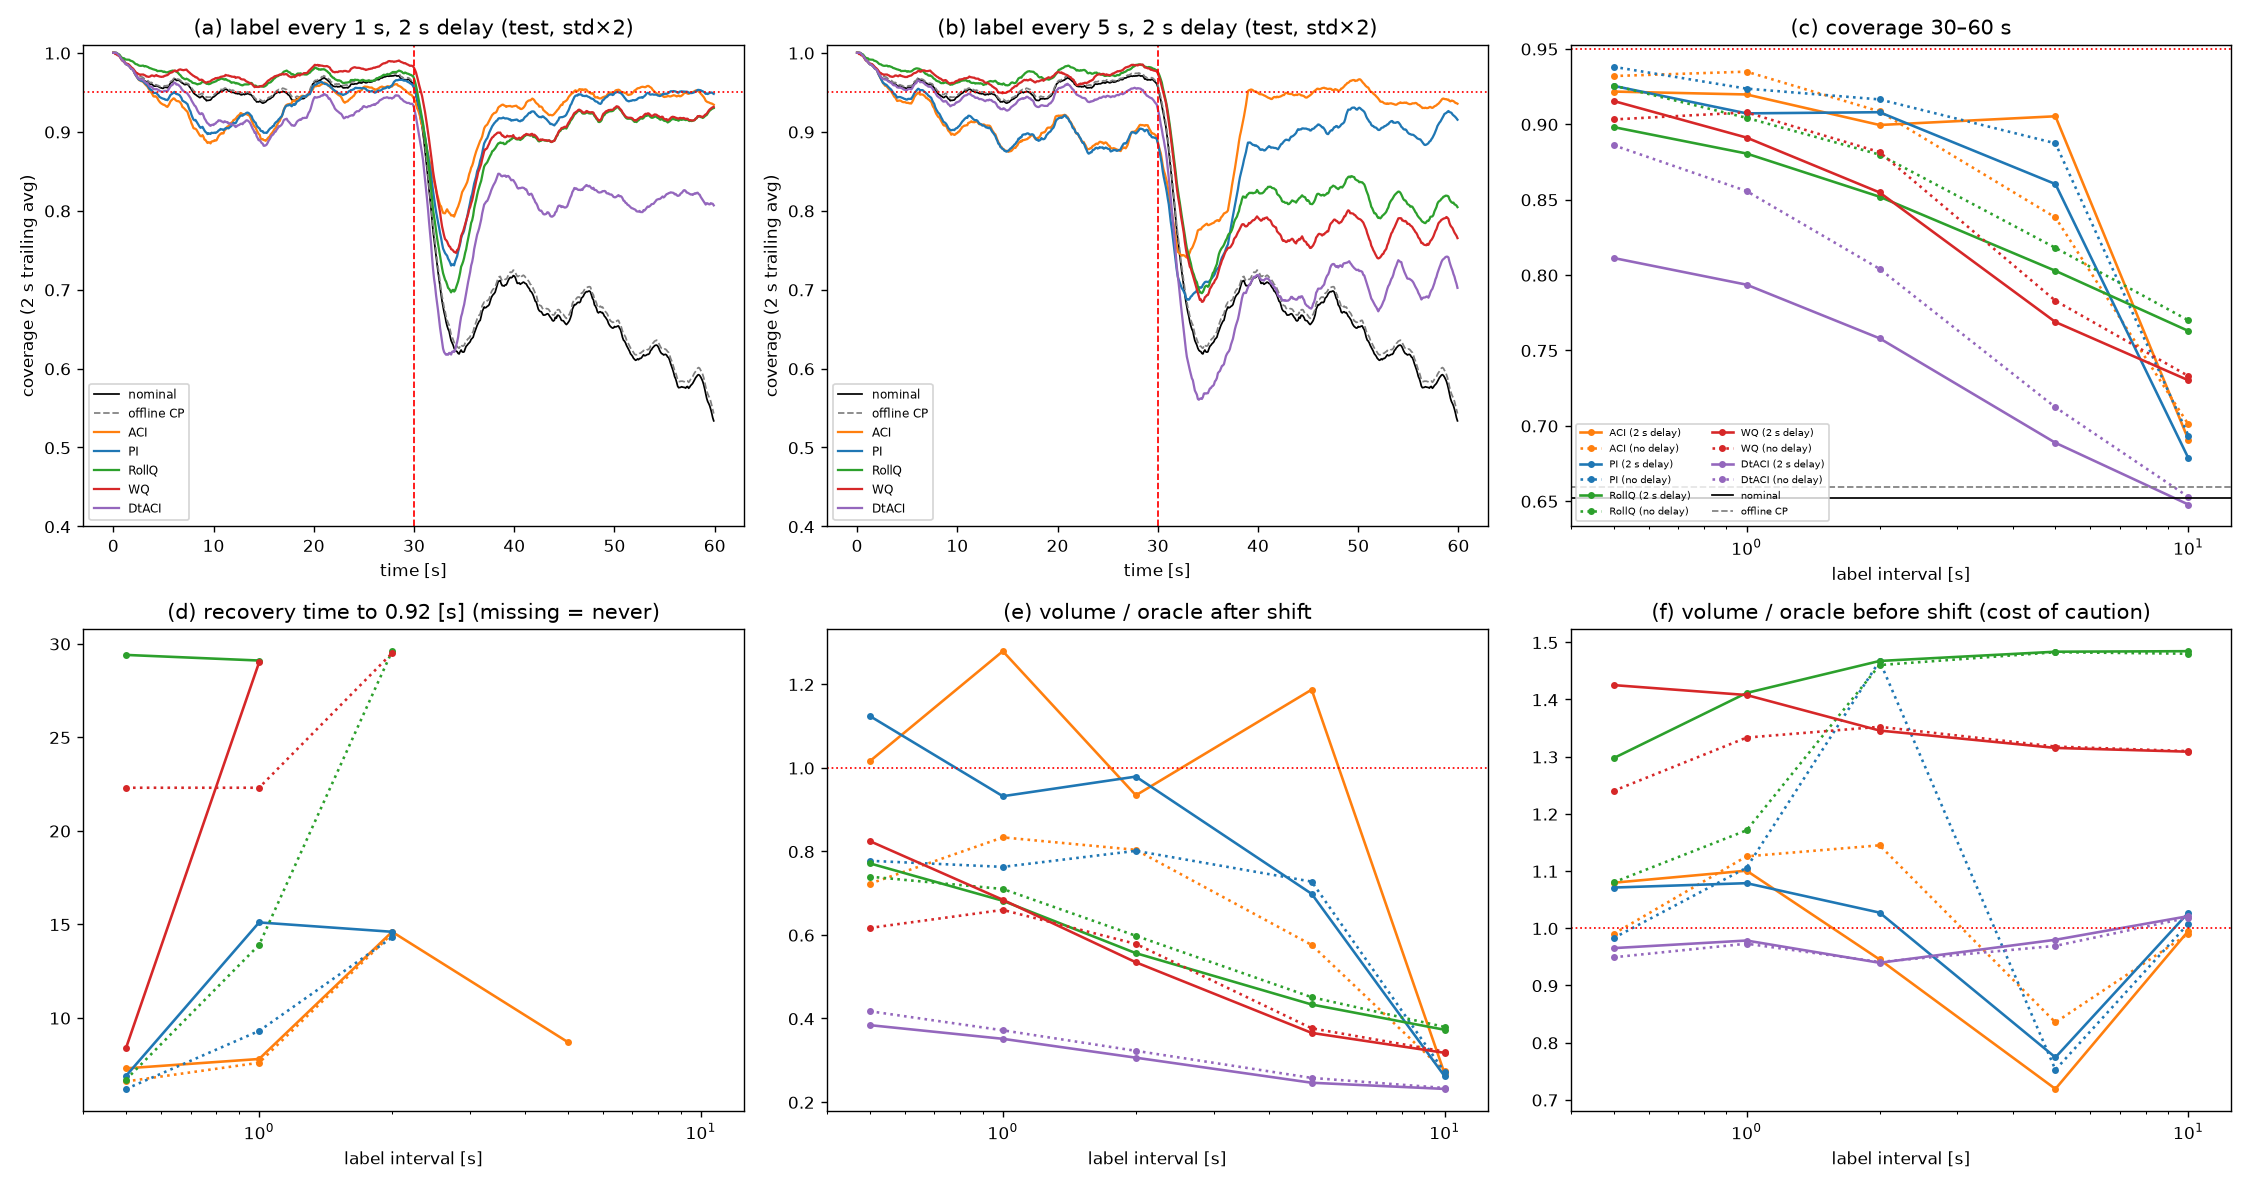

Reproduce this figure in Python.
"""Experiment 6 (method v2): calibrators that learn from score magnitudes, with sparse labels.

Exp 5 showed that plain ACI never recovers coverage when true poses arrive
every 1 s or less often: each label carries one bit (miss / no miss). Here we
compare calibrators that also use the size of the labelled scores.

Calibrators (all report tau_t; region = {x : NEES <= tau_t}):
  ACI        quantile tracking on log tau (Gibbs & Candes 2021). Bit only.
  PI         PI-style controller in the spirit of conformal PID (Angelopoulos,
             Candes & Tibshirani 2023): proportional quantile tracking with a
             scale-adaptive step lr * B_t (B_t = max of the last 20 labelled
             scores) plus a saturating integrator K_I * B_t * tanh(S_t / 5),
             S_t = sum of (miss - alpha). Uses magnitudes through B_t.
             This is our variant, not their exact code.
  RollQ      split-conformal quantile of the last K labelled scores
             (rank ceil((K+1)(1-alpha)); window warm-started with K scores
             drawn from nominal calibration runs).
  WQ         non-exchangeable weighted conformal quantile (Barber et al. 2023)
             over all labelled scores with weights 2^(-age/h) and the usual
             test-point mass at +inf; same warm start.
  DtACI      Gibbs & Candes (JMLR 2024): ACI experts with step sizes
             {0.01..0.8} on log tau, combined by exponential weights on the
             pinball loss, with the paper's default eta_w and sigma.
  nominal    tau = chi2_3(0.95);  offline CP: 95% quantile of nominal runs.

Protocol (avoids tuning on the test set):
  * tune every method's hyperparameters on a VALIDATION scenario: shift std x1.5,
    200 runs with disjoint seeds, objective = mean |coverage_t - 0.95|
    (chosen separately for each label interval L and delay D);
  * evaluate the chosen configuration on the TEST scenario: shift std x2,
    the same 200 runs as Exp 5 (cache/05_scores.npz).
Label intervals: 0.5, 1, 2, 5, 10 s. Delays: 0 and 2 s.

Run:    uv run python 06_magnitude_calibrators.py     (~3-5 min)
Output: 06_magnitude_calibrators.png, 06_magnitude_calibrators.json
"""

import itertools
import json
import math
import os

import matplotlib.pyplot as plt
import numpy as np
from scipy.stats import chi2

from calib_core import ALPHA, SMOOTH, cached_scores, drive, metrics, smooth
from sim_core import DT, SEED, SHIFT_STEP, STATE_DIM, STEPS

LABEL_INTERVALS = [5, 10, 20, 50, 100]          # steps (x 0.1 s)
DELAYS = [0, 20]
M_VAL = 200
VAL_SEED_OFFSET = 20_000
VAL_SHIFT = 1.5
TAU0 = chi2.ppf(1 - ALPHA, STATE_DIM)
PREFILL_SEED = 7


# ------------------------------- calibrators ---------------------------------
class ACI:
    def __init__(self, M, cal_pool, eta):
        self.eta = eta
        self.log_tau = np.full(M, np.log(TAU0))

    def tau(self):
        return np.exp(self.log_tau)

    def update(self, s, tau_k):
        self.log_tau += self.eta * ((s > tau_k) - ALPHA)


def _prefill(M, cal_pool, n):
    rng = np.random.default_rng(PREFILL_SEED)
    return rng.choice(cal_pool, size=(M, n), replace=True)


class PI:
    def __init__(self, M, cal_pool, lr, ki, window=20, csat=5.0):
        self.lr, self.ki, self.csat = lr, ki, csat
        self.buf = _prefill(M, cal_pool, window)          # recent labelled scores
        self.qp = np.full(M, TAU0)
        self.S = np.zeros(M)
        self.q = self.qp.copy()

    def tau(self):
        return np.maximum(self.q, 1e-3)

    def update(self, s, tau_k):
        g = (s > tau_k) - ALPHA
        self.buf = np.concatenate([self.buf[:, 1:], s[:, None]], axis=1)
        B = self.buf.max(axis=1)
        self.qp = self.qp + self.lr * B * g
        self.S += g
        self.q = self.qp + self.ki * B * np.tanh(self.S / self.csat)


def conformal_rank(n):
    return math.ceil((n + 1) * (1 - ALPHA))


class RollQ:
    def __init__(self, M, cal_pool, K):
        self.K = K
        self.buf = _prefill(M, cal_pool, K)
        self._set()

    def _set(self):
        r = min(conformal_rank(self.K), self.K)           # r > K only if K < 19
        self.q = np.sort(self.buf, axis=1)[:, r - 1]

    def tau(self):
        return self.q

    def update(self, s, tau_k):
        self.buf = np.concatenate([self.buf[:, 1:], s[:, None]], axis=1)
        self._set()


class WQ:
    def __init__(self, M, cal_pool, half_life, n_prefill=50):
        self.h = half_life
        self.vals = _prefill(M, cal_pool, n_prefill)
        self.age = np.full(n_prefill, 1.0)              # prefill ages like the oldest label
        self._set()

    def _set(self):
        w = 2.0 ** (-self.age / self.h)
        w_inf = 1.0                                       # test point (age 0) at +inf
        order = np.argsort(self.vals, axis=1)
        sv = np.take_along_axis(self.vals, order, axis=1)
        cw = np.cumsum(w[order], axis=1) / (w.sum() + w_inf)
        idx = (cw < 1 - ALPHA).sum(axis=1)                # first index reaching 1-alpha
        q = np.full(self.vals.shape[0], np.inf)
        ok = idx < sv.shape[1]
        q[ok] = sv[ok, idx[ok]]
        self.q = np.minimum(q, 1e4)                       # +inf -> very large region

    def tau(self):
        return self.q

    def update(self, s, tau_k):
        self.age += 1
        self.vals = np.concatenate([self.vals, s[:, None]], axis=1)
        self.age = np.append(self.age, 1.0)
        keep = self.age <= 12 * self.h                    # weights < 2^-12 dropped
        self.vals, self.age = self.vals[:, keep], self.age[keep]
        self._set()


class DtACI:
    ETAS = np.array([0.01, 0.02, 0.05, 0.1, 0.2, 0.4, 0.8])

    def __init__(self, M, cal_pool, n_labels):
        k, I = len(self.ETAS), max(n_labels, 2)
        self.theta = np.full((M, k), np.log(TAU0))
        self.w = np.full((M, k), 1.0 / k)
        self.sigma = 1.0 / (2 * I)
        self.eta_w = math.sqrt(3 / I) * math.sqrt((math.log(k * I) + 2) /
                                                  ((1 - ALPHA) ** 2 * ALPHA ** 3))

    def tau(self):
        return np.exp((self.w * self.theta).sum(axis=1))

    def update(self, s, tau_k):
        b = np.log(np.maximum(s, 1e-12))[:, None]
        diff = b - self.theta
        loss = np.where(diff > 0, (1 - ALPHA) * diff, -ALPHA * diff)   # pinball, level 1-alpha
        lw = np.log(self.w) - self.eta_w * loss
        lw -= lw.max(axis=1, keepdims=True)
        w = np.exp(lw)
        w /= w.sum(axis=1, keepdims=True)
        self.w = (1 - self.sigma) * w + self.sigma / w.shape[1]
        self.theta += self.ETAS[None, :] * ((b > self.theta) - ALPHA)   # each expert's own miss


GRIDS = {
    # Grids widened after a first run selected edge values (ACI eta=1, PI lr=0.1, ki=2).
    "ACI": [dict(eta=e) for e in (0.01, 0.02, 0.05, 0.1, 0.2, 0.5, 1.0, 2.0, 4.0)],
    "PI": [dict(lr=lr, ki=ki) for lr in (0.005, 0.01, 0.02, 0.05, 0.1, 0.2, 0.5)
           for ki in (0, 0.5, 1, 2, 4, 8)],
    "RollQ": [dict(K=K) for K in (20, 30, 50, 100)],
    # Weighted CP gives a finite threshold only if sum(label weights) >= (1-alpha)/alpha = 19
    # (test-point mass 1 at +inf); with half-life h that sum is ~1.44 h, so h < ~14 is infeasible.
    "WQ": [dict(half_life=h) for h in (15, 20, 30, 50, 100)],
    "DtACI": [dict()],
}
CLASSES = {"ACI": ACI, "PI": PI, "RollQ": RollQ, "WQ": WQ, "DtACI": DtACI}


def make(name, M, cal_pool, L, params):
    if name == "DtACI":
        return DtACI(M, cal_pool, n_labels=STEPS // L)
    return CLASSES[name](M, cal_pool, **params)


# ---------------------------------- main -------------------------------------
def main():
    d = np.load(os.path.join("cache", "05_scores.npz"))
    test, cal = d["test"], d["cal"]
    val = cached_scores(os.path.join("cache", "06_val_scores.npz"),
                        [SEED + VAL_SEED_OFFSET + i for i in range(M_VAL)], True, VAL_SHIFT)
    cal_pool = cal[:, SMOOTH:].ravel()
    oracle_test = np.quantile(test, 1 - ALPHA, axis=0)
    oracle_val = np.quantile(val, 1 - ALPHA, axis=0)
    M = test.shape[0]
    print(f"test {test.shape}, val {val.shape}, cal pool {cal_pool.size}")

    results, curves, chosen = {}, {}, {}
    for name, tau_c in (("nominal", TAU0), ("offline_CP", float(np.quantile(cal_pool, 1 - ALPHA)))):
        results[name], curves[name] = metrics(test, np.full_like(test, tau_c), oracle_test)

    for L, D in itertools.product(LABEL_INTERVALS, DELAYS):
        for name, grid in GRIDS.items():
            # 1) tune on validation
            best, best_p = np.inf, None
            for p in grid:
                tau_v, _ = drive(make(name, val.shape[0], cal_pool, L, p), val, L, D)
                err = metrics(val, tau_v, oracle_val)[0]["cov_tracking_err"]
                if err < best:
                    best, best_p = err, p
            # 2) evaluate once on test
            tau_t, lab = drive(make(name, M, cal_pool, L, best_p), test, L, D)
            key = f"{name} L={L} D={D}"
            results[key], curves[key] = metrics(test, tau_t, oracle_test, lab)
            results[key]["chosen_params"] = best_p
            results[key]["val_tracking_err"] = best
        print(f"L={L} D={D} done")

    with open("06_magnitude_calibrators.json", "w") as fh:
        json.dump({"alpha": ALPHA, "M_test": M, "M_val": int(val.shape[0]),
                   "val_shift_std": VAL_SHIFT, "results": results}, fh, indent=1)

    # ---------------------------------- plots ----------------------------------
    names = list(GRIDS)
    col = dict(zip(names, ("tab:orange", "tab:blue", "tab:green", "tab:red", "tab:purple")))
    tt = np.arange(STEPS) * DT
    xs = np.array(LABEL_INTERVALS) * DT
    fig, ax = plt.subplots(2, 3, figsize=(18, 9.5))
    for a, L in ((ax[0, 0], 10), (ax[0, 1], 50)):
        a.plot(tt, smooth(curves["nominal"]), "k", lw=1, label="nominal")
        a.plot(tt, smooth(curves["offline_CP"]), color="gray", ls="--", lw=1, label="offline CP")
        for n in names:
            a.plot(tt, smooth(curves[f"{n} L={L} D=20"]), color=col[n], lw=1.3, label=n)
        a.axhline(1 - ALPHA, color="r", ls=":", lw=1); a.axvline(SHIFT_STEP * DT, color="r", ls="--", lw=1)
        a.set_ylim(0.4, 1.01); a.set_xlabel("time [s]"); a.set_ylabel("coverage (2 s trailing avg)")
        a.set_title(f"({'a' if L == 10 else 'b'}) label every {L * DT:g} s, 2 s delay (test, std×2)")
        a.legend(fontsize=7, loc="lower left")

    panels = ((ax[0, 2], "cov_post", "(c) coverage 30–60 s", 1 - ALPHA),
              (ax[1, 0], "recovery_s", "(d) recovery time to 0.92 [s] (missing = never)", None),
              (ax[1, 1], "vol_ratio_post_median", "(e) volume / oracle after shift", 1.0),
              (ax[1, 2], "vol_ratio_pre_median", "(f) volume / oracle before shift (cost of caution)", 1.0))
    for a, m, title, ref in panels:
        for n in names:
            for D, ls in ((20, "-"), (0, ":")):
                ys = [results[f"{n} L={L} D={D}"][m] for L in LABEL_INTERVALS]
                ys = [np.nan if y is None else y for y in ys]
                a.plot(xs, ys, ls, color=col[n], marker="o", ms=3,
                       label=f"{n}" + (" (2 s delay)" if D == 20 else " (no delay)"))
        if m == "cov_post":
            a.axhline(results["nominal"]["cov_post"], color="k", lw=1, label="nominal")
            a.axhline(results["offline_CP"]["cov_post"], color="gray", ls="--", lw=1, label="offline CP")
        if ref is not None:
            a.axhline(ref, color="r", ls=":", lw=1)
        a.set_xscale("log"); a.set_xlim(xs[0] * 0.8, xs[-1] * 1.25)
        a.set_xlabel("label interval [s]"); a.set_title(title)
    ax[0, 2].legend(fontsize=6, ncol=2)
    fig.tight_layout()
    fig.savefig("06_magnitude_calibrators.png", dpi=125)

    print(f"\n{'method':<20}{'params':<26}{'cov_pre':>8}{'cov_post':>9}{'cov_late':>9}"
          f"{'recov':>7}{'vol_pre':>8}{'vol_post':>9}")
    for k, r in results.items():
        if k not in ("nominal", "offline_CP") and "D=20" not in k:
            continue
        rs = "never" if r["recovery_s"] is None else f"{r['recovery_s']:.1f}"
        ps = json.dumps(r.get("chosen_params", ""))
        print(f"{k:<20}{ps:<26}{r['cov_pre']:>8.3f}{r['cov_post']:>9.3f}{r['cov_late']:>9.3f}"
              f"{rs:>7}{r['vol_ratio_pre_median']:>8.2f}{r['vol_ratio_post_median']:>9.2f}")


if __name__ == "__main__":
    main()
